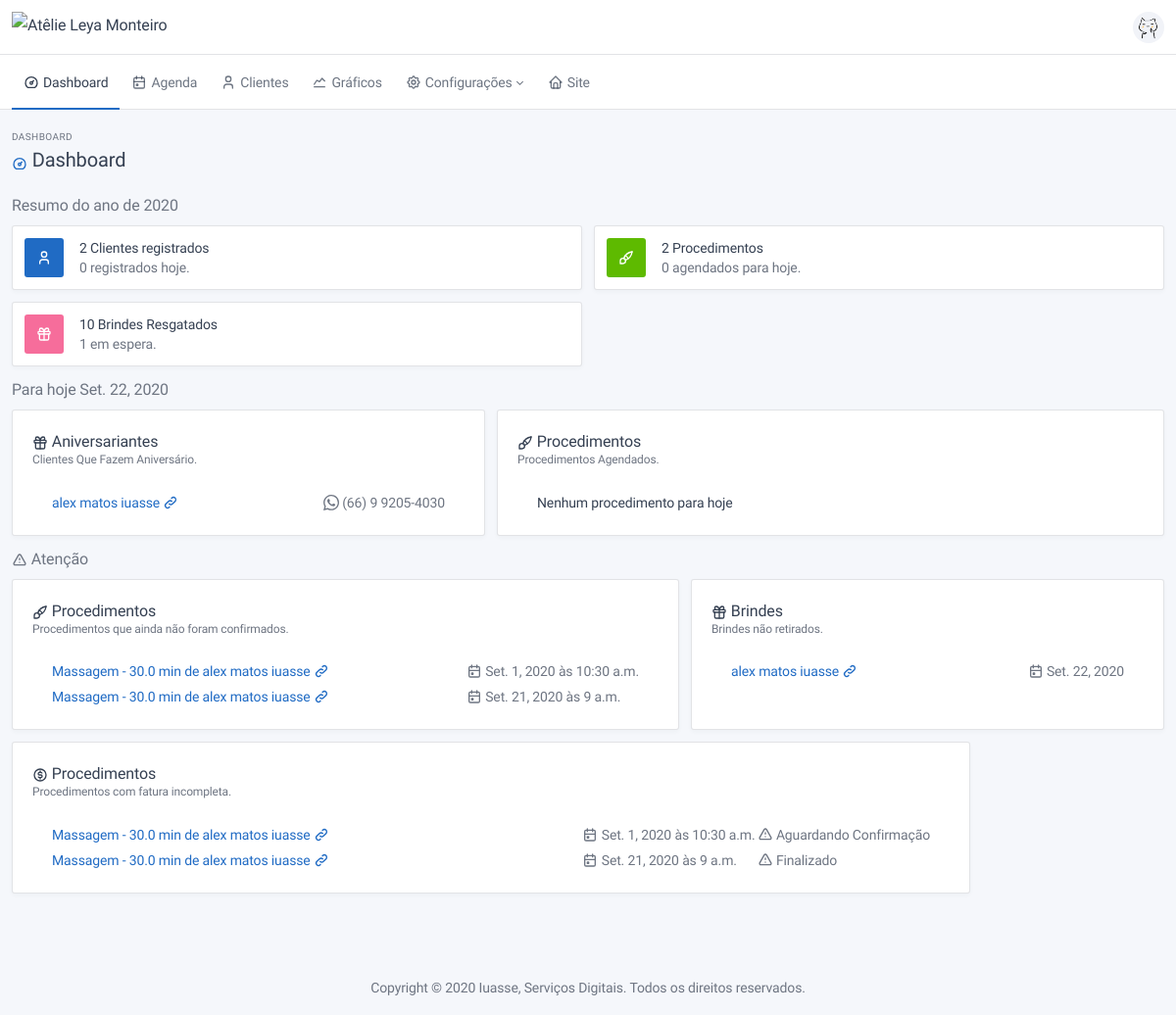
The page /dashboard/ (signed in) on the database its author committed.
### users/models.py (models this page shows, shortened)
class Profile(BaseModel):
    name = models.CharField("nome completo", max_length=150)
    birth_date = models.DateField('data de nascimento', blank=True, null=True, help_text="Informe uma data válida!")
    whatsapp = models.CharField('whatsapp', max_length=16, help_text="Esse será o número usado para contato!")
    total_of_points = models.IntegerField(default=0, verbose_name='Total de pontos')
    user = models.OneToOneField(User, on_delete=models.CASCADE)
    def get_full_name(self):
        return self.name
    def get_absolute_url(self):
        return reverse('users:admin:profile', kwargs={'pk': self.pk})

class RewardRetrieved(BaseModel):
    reward = models.ForeignKey("config.Reward", on_delete=models.PROTECT, verbose_name="Brinde")
    points = models.IntegerField("Pontos", default=0)
    quantity = models.IntegerField("Quantidade", default=1)
    date = models.DateField("Data", default=timezone.localtime(timezone.now()))
    retrieved = models.BooleanField("Resgatado", default=False, help_text="Esse brinde já foi resgatado?")
    customer = models.ForeignKey(User, on_delete=models.CASCADE, verbose_name="Cliente")

### service/models.py (models this page shows, shortened)
class OrderOfService(BaseModel):
    type_of_service = models.ForeignKey("config.TypeOfService", verbose_name="Procedimento", on_delete=models.SET_NULL,
                                        null=True)
    status = models.ForeignKey("config.StatusService", verbose_name="Status", on_delete=models.PROTECT)
    finished = models.BooleanField("finalizado", default=False)
    counted = models.BooleanField("contabilizado", default=False, help_text="Procedimento já foi contabilizado?")
    confirmed = models.BooleanField("confirmado", default=False, help_text="Procedimento foi confirmado?")
    canceled = models.BooleanField("cancelado", default=False, help_text="Procedimento foi cancelado?")
    date = models.DateField("Data", default=timezone.localtime(timezone.now()))
    time = models.TimeField("Hora", default=timezone.localtime(timezone.now()))
    observation = models.TextField("observação", blank=True)
    customer = models.ForeignKey(User, verbose_name="Cliente", on_delete=models.CASCADE, blank=True, null=True)
    def get_absolute_url(self):
        return reverse(self.get_reverse_profile, kwargs={'cpk': self.customer.pk, 'pk': self.pk})
    def get_full_name(self):
        return f"{self.type_of_service} de {self.customer.profile.get_full_name()}"
    def is_invoice_not_completed(self):
        return self.invoice.type_of_payment is None

### config/models.py (models this page shows, shortened)
class BaseConfigModel(BaseModel):
    name = models.CharField("nome", max_length=128)
    def __str__(self):
        return self.name
    class Meta:
        abstract = True

class TypeOfService(BaseConfigModel):
    contextual = models.CharField("cor", default="#ffffff", max_length=7,
                                  help_text="Escolha uma cor para representar esse procedimento!")
    time = models.FloatField("tempo", default=30, help_text="Coloque o tempo em minutos, ex.: 1hr = 60min")
    value = models.DecimalField("Valor", max_digits=11, decimal_places=2, default=0,
                                help_text="Valor do procedimento, ele será usado para auto preenchimento de alguns "
                                          "campos!")
    rewarded_points = models.IntegerField("pontos ganhos", default=0)
    description = models.TextField("Descrição", blank=True, help_text="Usado no site para descrever o procedimento")
    image = models.ImageField("Foto", upload_to='images/', help_text="Foto representando o procedimento.",
                              blank=True, null=True)
    def __str__(self):
        return f"{self.name} - {self.time} min"

class StatusService(BaseConfigModel):
    contextual = models.CharField("cor", default="#ffffff", max_length=7,
                                  help_text="Escolha uma cor para representar esse status")

### frontend/views.py (the view)
# urls.py: path('dashboard/', dashboard, name='dashboard'),
@login_required
@staff_member_required()
@require_http_methods(["GET"])
def dashboard(request):
    return render(request, 'dashboard.html', context_dashboard())

### base/models.py (called while the page is built)
    @property
    def get_reverse_profile(self):
        return '{}:{}:profile'.format(self._meta.app_label, self._meta.model_name)

### frontend/templates/dashboard.html (shortened to what this page needs)
{% extends 'base.html' %}
{% load static %}
{% block content %}
<div class="container-xl">
    <div class="page-header">
        <div class="row align-items-center">
            <div class="col-auto">
                <div class="page-pretitle">Dashboard</div>
                <h3 class="page-title">
                    <span class="text-primary">{{ICON_DASHBOARD|safe}}</span> Dashboard
                </h3>
            </div>
        </div>
    </div>
    <div class="row row-deck row-cards">
        <h3 class="text-muted">Resumo do ano de {{year}}</h3>
        {% for k,v in top_row_deck.items %}
        <div class="col-sm-6 col-xl-3">
            <div class="card card-sm">
                <div class="card-body d-flex align-items-center">
                    <span class="{{v.bg_color}} text-white stamp mr-3">{{v.icon|safe}}</span>
                    <div class="mr-3 lh-sm">
                        <div class="strong">{{v.title}}</div>
                        <div class="text-muted">{{v.subtitle}}</div>
                    </div>
                </div>
            </div>
        </div>
        {% endfor %}
    </div>
    <div class="row row-deck row-cards">
        <h3 class="text-muted">Para hoje {{today}}</h3>
        <div class="col-lg-5">
            <div class="card">
                <div class="card-body">
                    <h4 class="card-title">{{birthdays_row_card.icon|safe}} {{birthdays_row_card.title}}</h4>
                    <div class="card-subtitle">{{birthdays_row_card.subtitle}}</div>
                    <div class="table-responsive">
                        <table class="card-table table-vcenter">
                            {% if birthdays_row_card.data %}
                            {% for d in birthdays_row_card.data %}
                            <tr>
                                <td class="w-100">
                                    <a href="{{d.get_absolute_url}}" target="_blank">{{d.name}} {{ICON_LINK|safe}}</a>
                                </td>
                                <td class="text-nowrap text-muted">
                                    {{ICON_WHATSAPP|safe}} {{d.whatsapp}}
                                </td>
                            </tr>
                            {% endfor %}
                            {% else %}
                            <tr>
                                <td>Nenhum aniversariante hoje</td>
                            </tr>
                            {% endif %}
                        </table>
                    </div>
                </div>
            </div>
        </div>
        <div class="col-lg-7">
            <div class="card">
                <div class="card-body">
                    <h4 class="card-title">{{services_row_card.icon|safe}} {{services_row_card.title}}</h4>
                    <div class="card-subtitle">{{services_row_card.subtitle}}</div>
                    <div class="table-responsive">
                        <table class="card-table table-vcenter">
                            {% if services_row_card.data %}
                            {% for s in services_row_card.data %}
                            <tr>
                                <td class="w-100">
                                    <a href="{{s.get_absolute_url}}" target="_blank">
                                        {{s.get_full_name}} {{ICON_LINK|safe}}
                                    </a>
                                </td>
                                <td class="text-nowrap text-muted">
                                    {{ICON_CALENDAR|safe}} {{s.time}}
                                </td>
                                <td class="text-nowrap text-muted">
                                    {{s.status}}
                                </td>
                            </tr>
                            {% endfor %}
                            {% else %}
                            <tr>
                                <td>Nenhum procedimento para hoje</td>
                            </tr>
                            {% endif %}
                        </table>
                    </div>
                </div>
            </div>
        </div>
    </div>
    <div class="row row-deck row-cards">
        <h3 class="text-muted">{{ICON_TRIANGLE_ALERT|safe}} Atenção</h3>
        <div class="col-lg-7">
            <div class="card">
                <div class="card-body">
                    <h4 class="card-title">
                        {{service_not_confirmed_row_card.icon|safe}}
                        {{service_not_confirmed_row_card.title}}
                    </h4>
                    <div class="card-subtitle">{{service_not_confirmed_row_card.subtitle}}</div>
                    <div class="table-responsive">
                        <table class="card-table table-vcenter">
                            {% if service_not_confirmed_row_card.data %}
                            {% for s in service_not_confirmed_row_card.data %}
                            <tr>
                                <td class="w-100">
                                    <a href="{{s.get_absolute_url}}" target="_blank">
                                        {{s.get_full_name}} {{ICON_LINK|safe}}
                                    </a>
                                </td>
                                <td class="text-nowrap text-muted">
                                    {{ICON_CALENDAR|safe}} {{s.date}} às {{s.time}}
                                </td>
                            </tr>
                            {% endfor %}
                            {% else %}
                            <tr>
                                <td>Está tudo certo por aqui.</td>
                            </tr>
                            {% endif %}
                        </table>
                    </div>
                </div>
            </div>
        </div>
        <div class="col-lg-5">
            <div class="card">
                <div class="card-body">
                    <h4 class="card-title">{{rewards_not_retrieved_row_card.icon|safe}}
                        {{rewards_not_retrieved_row_card.title}}</h4>
                    <div class="card-subtitle">{{rewards_not_retrieved_row_card.subtitle}}</div>
                    <div class="table-responsive">
                        <table class="card-table table-vcenter">
                            {% if rewards_not_retrieved_row_card.data %}
                            {% for r in rewards_not_retrieved_row_card.data %}
                            <tr>
                                <td class="w-100">
                                    <a href="{{r.customer.profile.get_absolute_url}}" target="_blank">
                                        {{r.customer.profile.get_full_name}} {{ICON_LINK|safe}}
                                    </a>
                                </td>
                                <td class="text-nowrap text-muted">
                                    {{ICON_CALENDAR|safe}} {{r.date}}
                                </td>
                            </tr>
                            {% endfor %}
                            {% else %}
                            <tr>
                                <td>Está tudo certo por aqui.</td>
                            </tr>
                            {% endif %}
                        </table>
                    </div>
                </div>
            </div>
        </div>
        <div class="col-lg-10">
            <div class="card">
                <div class="card-body">
                    <h4 class="card-title">{{service_not_completed_row_card.icon|safe}}
                        {{service_not_completed_row_card.title}}</h4>
                    <div class="card-subtitle">{{service_not_completed_row_card.subtitle}}</div>
                    <div class="table-responsive">
                        <table class="card-table table-vcenter">
                            {% if service_not_completed_row_card.data %}
                            {% for s in service_not_completed_row_card.data %}
                            <tr>
                                <td class="w-100">
                                    <a href="{{s.get_absolute_url}}" target="_blank">
                                        {{s.get_full_name}} {{ICON_LINK|safe}}
                                    </a>
                                </td>
                                <td class="text-nowrap text-muted">
                                    {{ICON_CALENDAR|safe}} {{s.date}} às {{s.time}}
                                </td>
                                <td class="text-nowrap text-muted">
                                    {{ICON_TRIANGLE_ALERT|safe}} {{s.status}}
                                </td>
                            </tr>
                            {% endfor %}
                            {% else %}
                            <tr>
                                <td>Está tudo certo por aqui.</td>
                            </tr>
                            {% endif %}
                        </table>
                    </div>
                </div>
            </div>
        </div>
    </div>
</div>
<div class="container-xl dashboard">
    <div class="page-header">
    </div>
</div>
{% endblock %}

### frontend/templates/base.html (style rules this page uses)
body { display: none; }

### rows shown on the page
Profile: name "alex matos iuasse", whatsapp "(66) 9 9205-4030"
OrderOfService: get_full_name "Massagem - 30.0 min de alex matos iuasse", date "Set. 1, 2020", time "10:30 a.m.", status "Aguardando Confirmação"
OrderOfService: get_full_name "Massagem - 30.0 min de alex matos iuasse", date "Set. 21, 2020", time "9 a.m.", status "Finalizado"
RewardRetrieved: customer.profile.get_full_name "alex matos iuasse", date "Set. 22, 2020"

### other values the page prints
{{ year }} "2020"
{{ v.title }} "2 Clientes registrados" "2 Procedimentos" "10 Brindes Resgatados"
{{ v.subtitle }} "0 registrados hoje." "0 agendados para hoje." "1 em espera."
{{ today }} "Set. 22, 2020"
{{ birthdays_row_card.title }} "Aniversariantes"
{{ birthdays_row_card.subtitle }} "Clientes Que Fazem Aniversário."
{{ services_row_card.title }} "Procedimentos"
{{ services_row_card.subtitle }} "Procedimentos Agendados."
{{ service_not_confirmed_row_card.title }} "Procedimentos"
{{ service_not_confirmed_row_card.subtitle }} "Procedimentos que ainda não foram confirmados."
{{ rewards_not_retrieved_row_card.title }} "Brindes"
{{ rewards_not_retrieved_row_card.subtitle }} "Brindes não retirados."
{{ service_not_completed_row_card.title }} "Procedimentos"
{{ service_not_completed_row_card.subtitle }} "Procedimentos com fatura incompleta."
